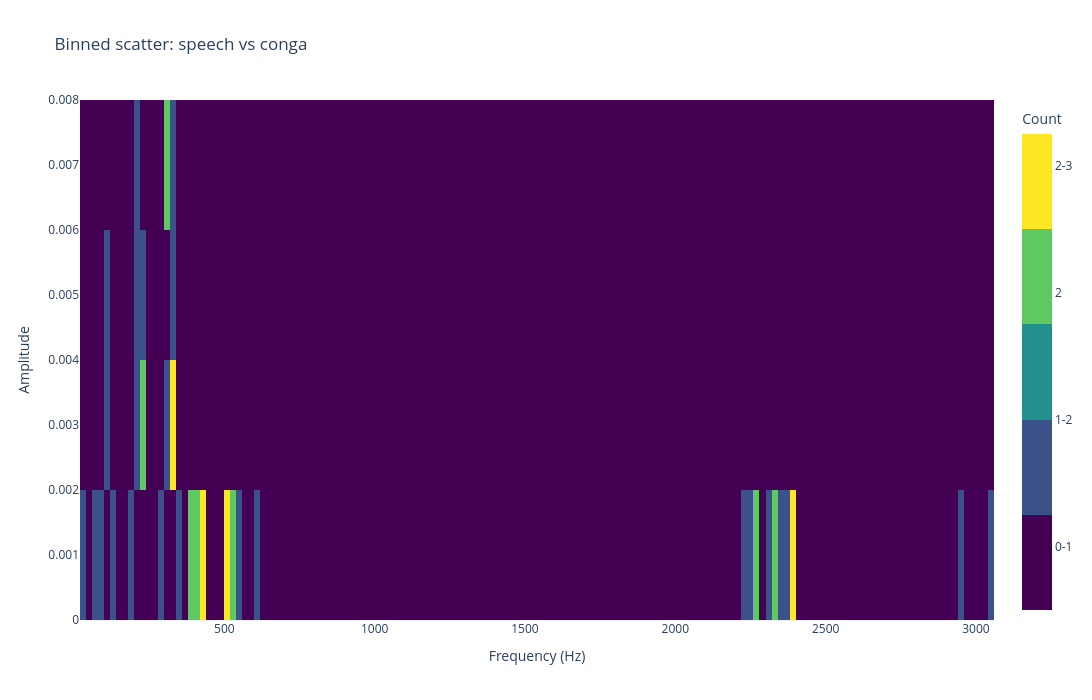

Here is the notebook cell this chart was saved with:
### Code cell
from audiospylt.multiplotter import plot_scatter_binned

# Binned 2D view for peak-list TSVs.
# Points are aggregated into frequency/amplitude bins instead of being drawn individually.

plot_scatter_binned(
    files=['../tsv/speech1.tsv', '../tsv/conga3.tsv'],
    x_bin_size=20.0,
    y_bin_size=0.002,
    freq_axis_mode='linear',
    amp_axis_mode='linear',
    title='Binned scatter: speech vs conga',
    plot_width=1100,
    plot_height=700,
)

### Figure 1 — Plotly figure (JSON) as saved in the notebook; plotly's stock layout.template omitted (floating-point values rounded to 4 significant figures)
{"data": [{"colorbar": {"tickmode": "array", "ticktext": ["0-1", "1-2", "2", "2-3", "3-4"], "tickvals": [0.4, 1.2, 2, 2.8, 3.6], "title": {"text": "Count"}}, "colorscale": [[0, "rgb(68, 1, 84)"], [0.2, "rgb(68, 1, 84)"], [0.2, "rgb(59, 81, 138)"], [0.4, "rgb(59, 81, 138)"], [0.4, "rgb(34, 144, 140)"], [0.6, "rgb(34, 144, 140)"], [0.6, "rgb(96, 200, 96)"], [0.8, "rgb(96, 200, 96)"], [0.8, "rgb(253, 231, 37)"], [1, "rgb(253, 231, 37)"]], "type": "histogram2d", "x": [97.37, 105.3, 110.5, 194.7, 202.6, 210.5, 215.8, 223.7, 228.9, 292.1, 300.0, 307.9, 313.2, 321.1, 328.9, 334.2, 339.5, 344.7, 407.9, 415.8, 426.3, 434.2, 439.5, 513.2, 518.4, 528.9, 539.5, 2239.0, 2258.0, 2266.0, 2279.0, 2313.0, 2324.0, 2332.0, 2345.0, 2361.0, 2382.0, 2392.0, 2397.0, 2953.0, 3055.0, 31.25, 75.0, 127.5, 238.8, 321.2, 393.8, 398.8, 518.8, 546.2, 600.0], "xbins": {"size": 20}, "y": [0.0009648, 0.005521, 0.002423, 0.001351, 0.003517, 0.007408, 0.005467, 0.004954, 0.003144, 0.001261, 0.003322, 0.007189, 0.007562, 0.007083, 0.005702, 0.003478, 0.002441, 0.001954, 0.001222, 0.001716, 0.001468, 0.001848, 0.001371, 0.0007603, 0.0006279, 0.0005749, 0.0006008, 0.0005227, 0.0006431, 0.0006238, 0.0007216, 0.0007252, 0.0008114, 0.001073, 0.0007516, 0.00109, 0.000773, 0.0006453, 0.0008912, 0.0005222, 0.0005532, 0.0005687, 0.0008704, 0.0005404, 0.003074, 0.002468, 0.000865, 0.0009237, 0.0008488, 0.0005669, 0.001739], "ybins": {"size": 0.002}}], "layout": {"height": 700, "title": {"text": "Binned scatter: speech vs conga"}, "width": 1100, "xaxis": {"title": {"text": "Frequency (Hz)"}, "type": "linear"}, "yaxis": {"title": {"text": "Amplitude"}, "type": "linear"}}}
